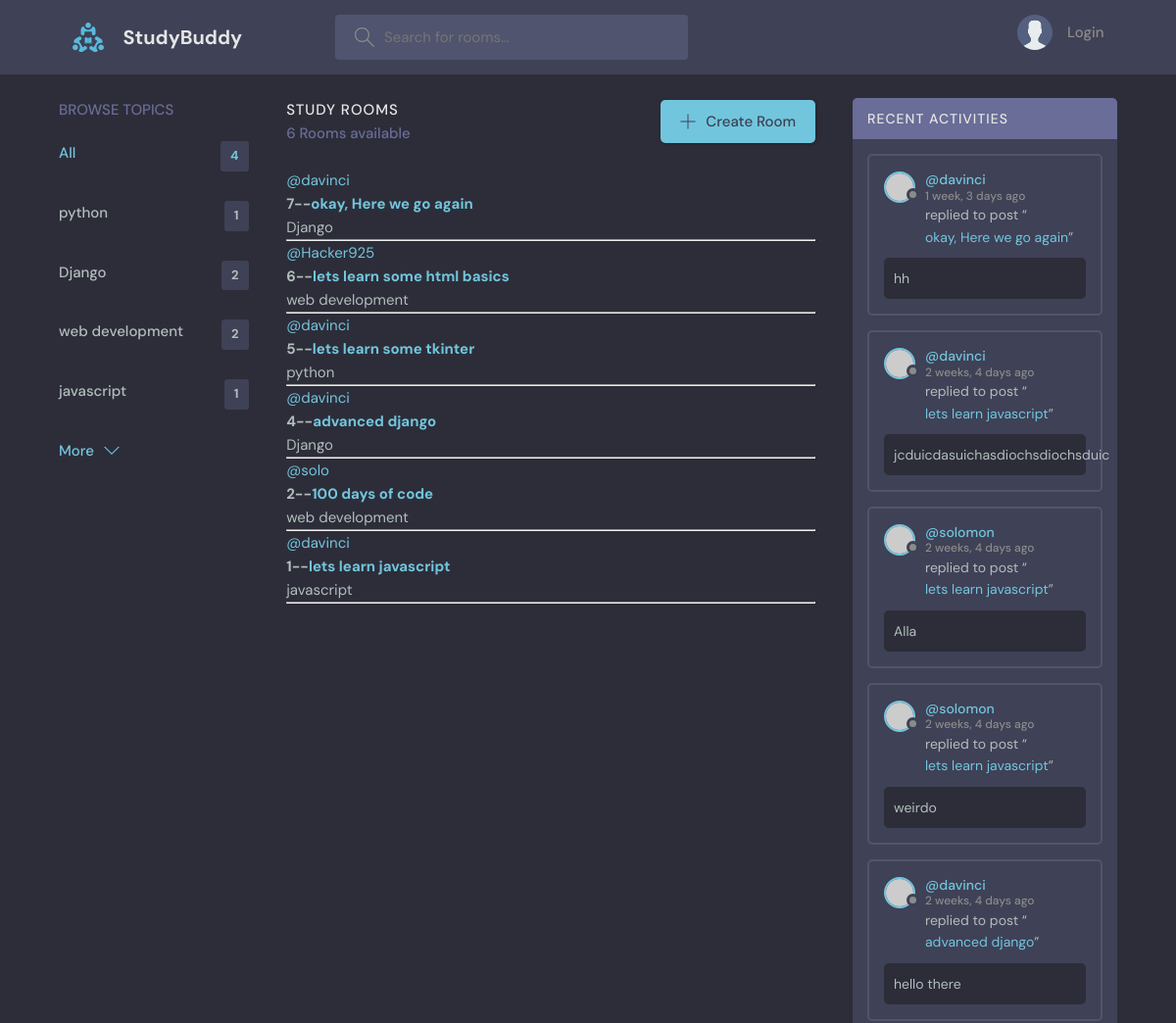
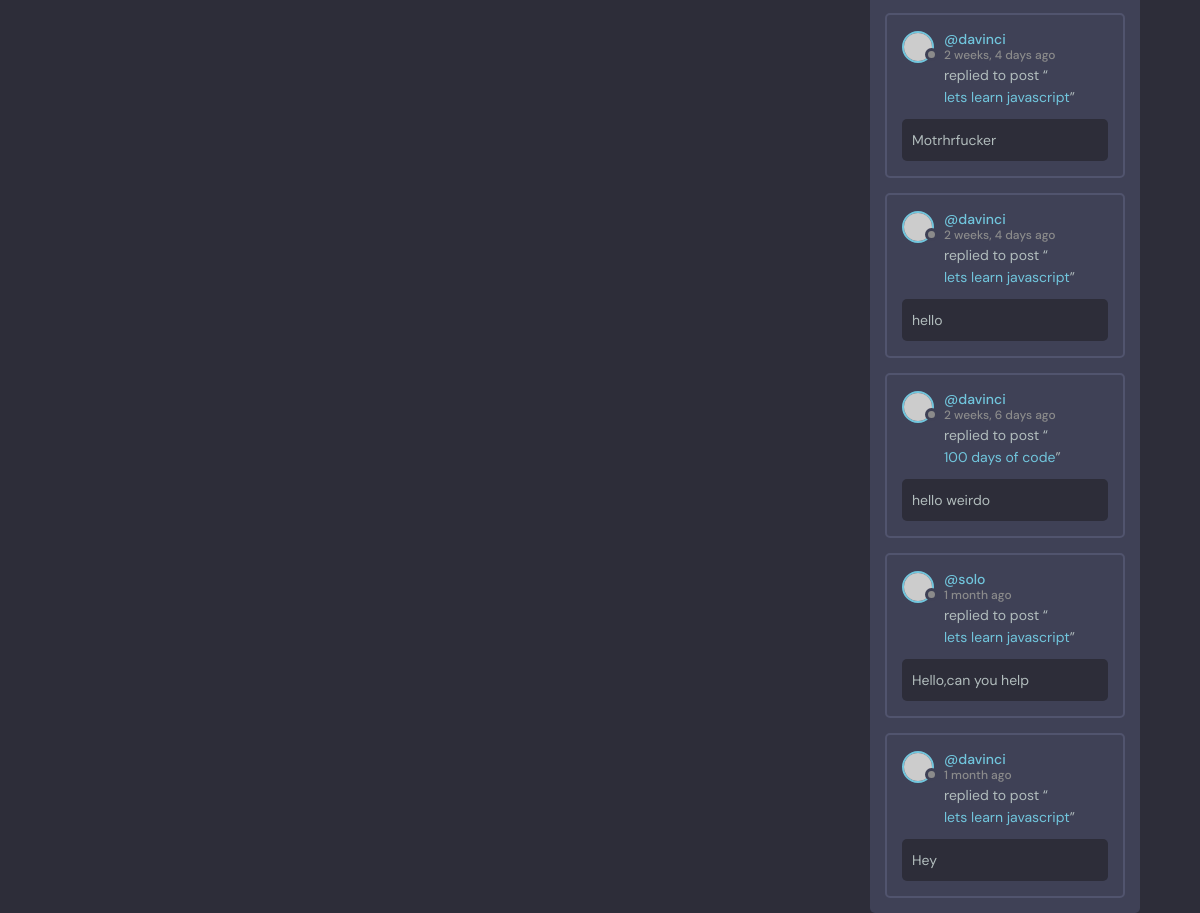
The page / on the database its author committed (2 pictures, top to bottom).
### base/models.py (models this page shows, shortened)
class Topic(models.Model):
    name = models.CharField(max_length = 200)

class  Room(models.Model):
    host = models.ForeignKey(User,on_delete = models.SET_NULL,null = True)
    topic = models.ForeignKey(Topic,on_delete = models.SET_NULL,null = True)
    name = models.CharField(max_length=200)
    description = models.TextField(null = True,blank = True)
    participants = models.ManyToManyField(User,related_name="participants",blank=True)
    updated = models.DateTimeField(auto_now = True)
    created = models .DateTimeField(auto_now_add =True)
    class Meta:
         ordering = ['-updated','-created']
    def __str__(self):
        return self.name

class Message(models.Model):
   user = models.ForeignKey(User,on_delete = models.CASCADE)
   room = models.ForeignKey(Room,on_delete = models.CASCADE)
   body = models.TextField()
   updated = models.DateTimeField(auto_now = True)
   created = models .DateTimeField(auto_now_add =True)
   class Meta:
         ordering = ['-updated','-created']

### base/views.py (the view)
# urls.py: path('',views.home,name="home"),
def home(request):
    q = request.GET.get('q') if request.GET.get('q') !=None else ''
    rooms = Room.objects.filter(
        Q(topic__name__icontains = q) |
        Q(name__icontains = q) |
        Q(description__icontains = q)
        )
    topics  = Topic.objects.all()[0:5]
    rooms_count = rooms.count()
    room_messages =Message.objects.filter(Q(room__topic__name__icontains = q))
    context = {"rooms":rooms,'topics':topics,'rooms_count':rooms_count,'room_messages':room_messages }
    return render(request,'base/home.html',context)

### base/templates/base/home.html (shortened to what this page needs)
{% extends 'main.html' %}
{% block content %}
<main class="layout layout--3">
  <div class="container">
    {% include 'base/topic_componets.html' %}
    <div class="roomList">
      <div class="roomList__header">
        <div>
          <h2>Study Rooms</h2>
          <p>{{rooms.count}} Rooms available</p>
        </div>
        <a class="btn btn--main" href="{% url 'createroom' %}">
          <svg version="1.1" xmlns="http://www.w3.org/2000/svg" width="32" height="32" viewBox="0 0 32 32">
            <title>add</title>
            <path
              d="M16.943 0.943h-1.885v14.115h-14.115v1.885h14.115v14.115h1.885v-14.115h14.115v-1.885h-14.115v-14.115z">
            </path>
          </svg>
          Create Room
        </a>
      </div>
      {% include 'base/feed_componets.html' %}
    </div>
    {% include 'base/activity_componets.html' %}
  </div>
</main>
{% endblock %}

### base/templates/base/topic_componets.html
<div class="topics">
    <div class="topics__header">
      <h2>Browse Topics</h2>
    </div>
    <ul class="topics__list">
      <li>
        <a href="{% url "home" %}" class="active">All <span>{{topics.count}}</span></a>
      </li>
      {% for topic in topics %}
      <li>
        <a href="{% url "home" %}?q={{topic.name}}">{{topic.name}} <span>{{topic.room_set.all.count}}</span></a>
      </li>
      {% endfor %}
    </ul>
    <a class="btn btn--link" href="{% url "topics" %}">
      More
      <svg version="1.1" xmlns="http://www.w3.org/2000/svg" width="32" height="32" viewBox="0 0 32 32">
        <title>chevron-down</title>
        <path d="M16 21l-13-13h-3l16 16 16-16h-3l-13 13z"></path>
      </svg>
    </a>
  </div>

### base/templates/base/feed_componets.html (shortened to what this page needs)
<div>
    {% for room in rooms %}
   <div>
    <a href="{% url "user_profile" room.host.id %}">@{{room.host.username}}</a>
    <h5>{{room.id}}--<a href=" {% url "room" room.id %}">{{room.name}}</a></h5>
    <small>{{room.topic.name}}</small>
    <hr>
   </div>
   {% endfor %}
</div>

### base/templates/base/activity_componets.html (shortened to what this page needs)
<div class="activities">
    <div class="activities__header">
      <h2>Recent Activities</h2>
    </div>
    {% for message in room_messages%}
    <div class="activities__box">
      <div class="activities__boxHeader roomListRoom__header">
        <a href="{% url "user_profile" message.user.id%}" class="roomListRoom__author">
          <div class="avatar avatar--small">
            <img src="https://randomuser.me/api/portraits/women/11.jpg" />
          </div>
          <p>
            @{{message.user}}
            <span>{{message.created|timesince}} ago</span>
          </p>
        </a>
      </div>
      <div class="activities__boxContent">
        <p>replied to post “<a href="{% url "room" message.room.id %}">{{message.room}}</a>”</p>
        <div class="activities__boxRoomContent">
          {{message.body}}
        </div>
      </div>
    </div>
    {% endfor %}
  </div>

### base/static/style/style.css (style rules this page uses)
:root { --color-main: #71c6dd; --color-main-light: #e1f6fb; --color-dark: #3f4156; --color-dark-medium: #51546e; --color-dark-light: #696d97; --color-light: #e5e5e5; --color-gray: #8b8b8b; --color-light-gray: #b2bdbd; --color-bg: #2d2d39; --color-success: #5dd693; --color-error: #fc4b0b; }
* { font-family: "DM Sans", -apple-system, BlinkMacSystemFont, "Segoe UI", Roboto, Oxygen, Ubuntu, Cantarell, "Open Sans", "Helvetica Neue", sans-serif; margin: 0; padding: 0; box-sizing: border-box; text-rendering: optimizeLegibility; font-size: inherit; }
html { font-size: 56.25%; }
@media only screen and (min-width: 1200px) { html { font-size: 62.5%; } }
body { line-height: 1.6; font-weight: 400; font-size: 1.5rem; color: var(--color-light-gray); background-color: var(--color-bg); min-height: 100vh; }
img { width: 100%; }
a { display: inline-block; color: var(--color-main); text-decoration: none; }
.container { max-width: 120rem; width: 90%; margin: auto; }
.btn { background-color: transparent; border: none; display: inline-flex; align-items: center; gap: 1rem; cursor: pointer; transition: all ease-in-out 0.3s; padding: 1rem 2rem; border-radius: 5px; box-shadow: 1px 1px 3px 1px rgba(0, 0, 0, 0.15); font-weight: 500; }
.btn--link { border-radius: 0; padding: 0; color: var(--color-main); box-shadow: none; }
.btn--main { background-color: var(--color-main); color: var(--color-dark); }
.btn > svg { fill: currentColor; width: 1.6rem; height: 1.6rem; }
.avatar { position: relative; display: inline-block; border-radius: 50%; border: 2px solid var(--color-main); }
.avatar img { display: block; border-radius: 50%; object-fit: cover; object-position: center; }
.avatar::after { content: ""; display: block; position: absolute; background-color: var(--color-gray); z-index: 111; border-radius: 50%; border: 0.3rem solid var(--color-dark); }
.avatar.avatar--small img { width: 2.8rem; height: 2.8rem; }
.avatar.avatar--small:after { width: 0.7rem; height: 0.7rem; bottom: 0px; right: -6px; }
.layout { margin-top: 2.4rem; }
.layout > .container { display: flex; justify-content: space-between; align-items: flex-start; }
.layout--3 > .container > div:first-child { flex-basis: 18%; max-width: 22.5rem; }
.layout--3 > .container > div:nth-child(2) { flex-basis: 50%; }
.layout--3 > .container > div:last-child { flex-basis: 25%; }
.topics__header { margin-bottom: 2rem; }
.topics__header h2 { text-transform: uppercase; font-weight: 500; color: var(--color-dark-light); }
.topics__list { list-style: none; }
.topics__list li a { display: flex; justify-content: space-between; margin-bottom: 3rem; font-weight: 500; color: var(--color-light-gray); transition: all 0.3s ease-in-out; }
.topics__list li a.active, .topics__list li a:hover { color: var(--color-main); }
.topics__list li a span { padding: 0.5rem 1rem; background-color: var(--color-dark); border-radius: 3px; font-size: 1.3rem; font-weight: 700; letter-spacing: 1px; }
.roomList__header { display: flex; justify-content: space-between; align-items: center; margin-bottom: 2.4rem; }
.roomList__header h2 { text-transform: uppercase; font-weight: 500; color: var(--color-light); letter-spacing: 1px; }
.roomList__header p { font-weight: 500; color: var(--color-dark-light); }
.roomListRoom__header { display: flex; justify-content: space-between; align-items: center; }
.roomListRoom__author { font-weight: 500; display: flex; align-items: center; gap: 1rem; }
.activities { background: var(--color-dark); border-radius: 5px; overflow: hidden; }
.activities__header h2 { background-color: var(--color-dark-light); text-transform: uppercase; font-weight: 500; padding: 1rem 1.5rem; color: var(--color-light); letter-spacing: 1px; font-size: 1.4rem; }
.activities__box { margin: 1.5rem; padding: 1.5rem; border: 2px solid var(--color-dark-medium); border-radius: 5px; }
.activities__boxHeader p { font-size: 1.4rem; line-height: 1.3; }
.activities__boxHeader p span { color: var(--color-gray); font-size: 1.2rem; display: block; }
.activities__boxContent { margin-left: 4.2rem; }
.activities__boxContent { font-size: 1.4rem; }
.activities__boxRoomContent { background: var(--color-bg); padding: 1rem; border-radius: 5px; margin-top: 1rem; margin-left: -4.2rem; }

### rows shown on the page
Topic: name "python", room_set.all.count "1"
Topic: name "Django", room_set.all.count "2"
Topic: name "web development", room_set.all.count "2"
Topic: name "javascript", room_set.all.count "1"
Room: host.username "davinci", id "7", name "okay, Here we go again", topic.name "Django"
Room: host.username "Hacker925", id "6", name "lets learn some html basics", topic.name "web development"
Room: host.username "davinci", id "5", name "lets learn some tkinter", topic.name "python"
Room: host.username "davinci", id "4", name "advanced django", topic.name "Django"
Room: host.username "solo", id "2", name "100 days of code", topic.name "web development"
Room: host.username "davinci", id "1", name "lets learn javascript", topic.name "javascript"
Message: user "davinci", created "1 week, 3 days", room "okay, Here we go again", body "hh"
Message: user "davinci", created "2 weeks, 4 days", room "lets learn javascript", body "jcduicdasuichasdiochsdiochsduic"
Message: user "solomon", created "2 weeks, 4 days", room "lets learn javascript", body "Alla"
Message: user "solomon", created "2 weeks, 4 days", room "lets learn javascript", body "weirdo"
Message: user "davinci", created "2 weeks, 4 days", room "advanced django", body "hello there"
Message: user "davinci", created "2 weeks, 4 days", room "lets learn javascript", body "Motrhrfucker"
Message: user "davinci", created "2 weeks, 4 days", room "lets learn javascript", body "hello"
Message: user "davinci", created "2 weeks, 6 days", room "100 days of code", body "hello weirdo"
Message: user "solo", created "1 month", room "lets learn javascript", body "Hello,can you help"
Message: user "davinci", created "1 month", room "lets learn javascript", body "Hey"

### other values the page prints
{{ topics.count }} "4"
{{ rooms.count }} "6"
